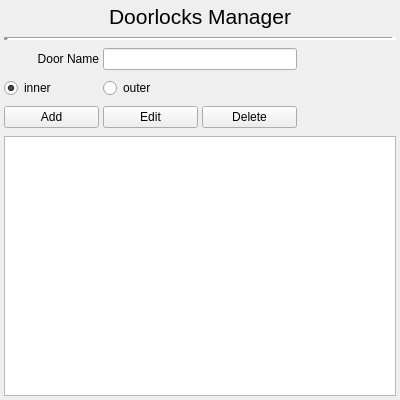
<?xml version="1.0" encoding="UTF-8"?>
<ui version="4.0">
 <class>DoorManagerDialog</class>
 <widget class="QWidget" name="DoorManagerDialog">
  <property name="geometry">
   <rect>
    <x>0</x>
    <y>0</y>
    <width>400</width>
    <height>400</height>
   </rect>
  </property>
  <property name="windowTitle">
   <string>Form</string>
  </property>
  <layout class="QGridLayout" name="gridLayout">
   <property name="leftMargin">
    <number>4</number>
   </property>
   <property name="topMargin">
    <number>4</number>
   </property>
   <property name="rightMargin">
    <number>4</number>
   </property>
   <property name="bottomMargin">
    <number>4</number>
   </property>
   <property name="horizontalSpacing">
    <number>4</number>
   </property>
   <property name="verticalSpacing">
    <number>8</number>
   </property>
   <item row="5" column="1">
    <widget class="QPushButton" name="editButton">
     <property name="focusPolicy">
      <enum>Qt::ClickFocus</enum>
     </property>
     <property name="text">
      <string>Edit</string>
     </property>
    </widget>
   </item>
   <item row="5" column="2">
    <widget class="QPushButton" name="deleteButton">
     <property name="focusPolicy">
      <enum>Qt::ClickFocus</enum>
     </property>
     <property name="text">
      <string>Delete</string>
     </property>
    </widget>
   </item>
   <item row="0" column="0" colspan="4">
    <widget class="QLabel" name="label_4">
     <property name="font">
      <font>
       <pointsize>16</pointsize>
      </font>
     </property>
     <property name="text">
      <string>Doorlocks Manager</string>
     </property>
     <property name="alignment">
      <set>Qt::AlignCenter</set>
     </property>
    </widget>
   </item>
   <item row="2" column="1" colspan="2">
    <widget class="QLineEdit" name="nameEdit"/>
   </item>
   <item row="3" column="0">
    <widget class="QRadioButton" name="innerRadio">
     <property name="text">
      <string>inner</string>
     </property>
     <property name="checked">
      <bool>true</bool>
     </property>
    </widget>
   </item>
   <item row="6" column="0" colspan="4">
    <widget class="QTableView" name="tableView">
     <property name="horizontalScrollBarPolicy">
      <enum>Qt::ScrollBarAlwaysOff</enum>
     </property>
    </widget>
   </item>
   <item row="1" column="0" colspan="4">
    <widget class="Line" name="line">
     <property name="lineWidth">
      <number>5</number>
     </property>
     <property name="orientation">
      <enum>Qt::Horizontal</enum>
     </property>
    </widget>
   </item>
   <item row="2" column="0">
    <widget class="QLabel" name="label_2">
     <property name="text">
      <string>Door Name</string>
     </property>
     <property name="alignment">
      <set>Qt::AlignRight|Qt::AlignTrailing|Qt::AlignVCenter</set>
     </property>
    </widget>
   </item>
   <item row="5" column="0">
    <widget class="QPushButton" name="addButton">
     <property name="focusPolicy">
      <enum>Qt::ClickFocus</enum>
     </property>
     <property name="text">
      <string>Add</string>
     </property>
     <property name="checkable">
      <bool>false</bool>
     </property>
     <property name="checked">
      <bool>false</bool>
     </property>
    </widget>
   </item>
   <item row="3" column="1">
    <widget class="QRadioButton" name="outerRadio">
     <property name="text">
      <string>outer</string>
     </property>
    </widget>
   </item>
  </layout>
 </widget>
 <resources/>
 <connections/>
</ui>
